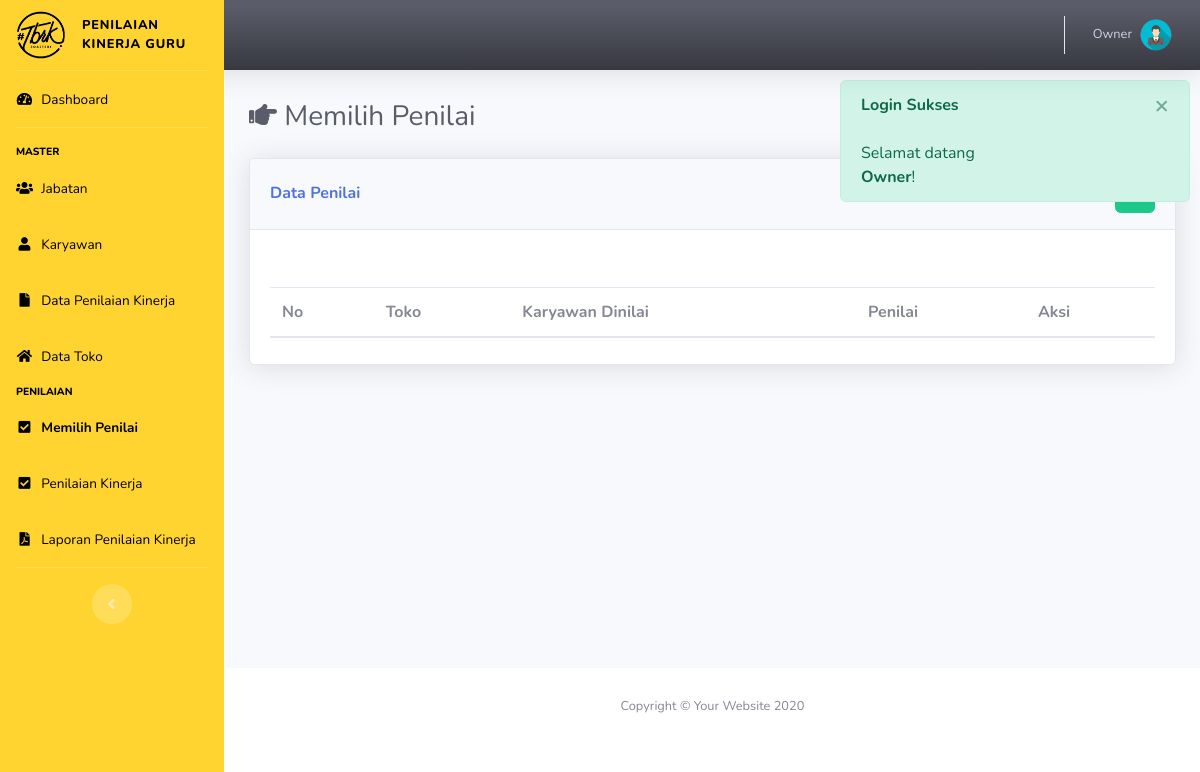
/index.php?p=memilihpen (signed in), run on an earlier commit of the app's database.
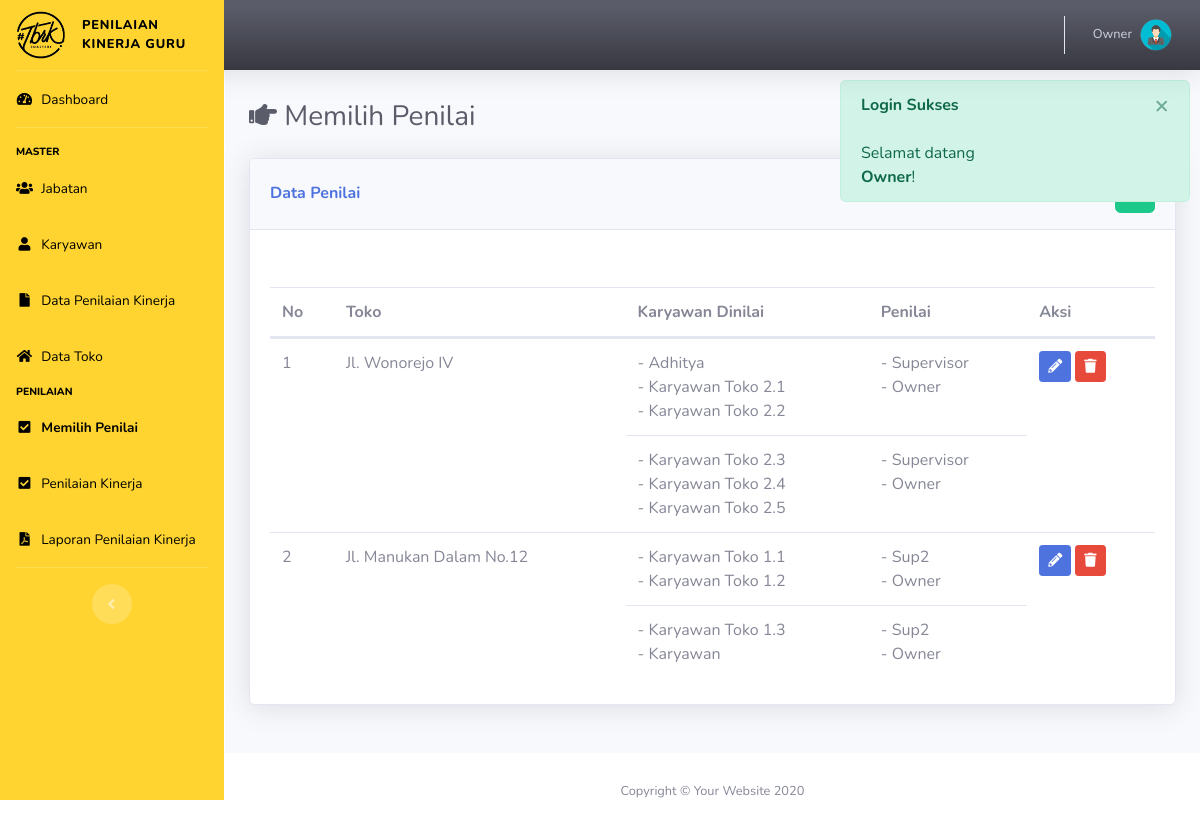
And on a later commit of the database.
### tables this page shows
CREATE TABLE IF NOT EXISTS `penilai` (
  `id_penilai` int(11) NOT NULL AUTO_INCREMENT,
  `id_periode` int(11) NOT NULL,
  `id_toko` int(11) NOT NULL,
  `grup` varchar(50) NOT NULL DEFAULT '',
  `sts` char(1) NOT NULL DEFAULT '',
  PRIMARY KEY (`id_penilai`),
  KEY `id_periode` (`id_periode`),
  KEY `id_toko` (`id_toko`),
  CONSTRAINT `FK_penilai_toko` FOREIGN KEY (`id_toko`) REFERENCES `toko` (`id_toko`) ON DELETE CASCADE ON UPDATE CASCADE,
  CONSTRAINT `fk_per1` FOREIGN KEY (`id_periode`) REFERENCES `periode` (`id_periode`) ON DELETE CASCADE ON UPDATE CASCADE
);

CREATE TABLE IF NOT EXISTS `toko` (
  `id_toko` int(11) NOT NULL AUTO_INCREMENT,
  `lokasi` varchar(50) NOT NULL,
  `setting_jml` varchar(50) NOT NULL,
  PRIMARY KEY (`id_toko`)
);

CREATE TABLE IF NOT EXISTS `grup_dinilai` (
  `id_grup` int(11) NOT NULL AUTO_INCREMENT,
  `id_penilai` int(11) NOT NULL,
  `id_kar` varchar(12) DEFAULT NULL,
  PRIMARY KEY (`id_grup`),
  KEY `id_penilai` (`id_penilai`),
  KEY `id_kar` (`id_kar`),
  CONSTRAINT `FK_grup_dinilai_karyawan` FOREIGN KEY (`id_kar`) REFERENCES `karyawan` (`id_kar`) ON DELETE CASCADE ON UPDATE CASCADE,
  CONSTRAINT `FK_grup_penilai_penilai` FOREIGN KEY (`id_penilai`) REFERENCES `penilai` (`id_penilai`) ON DELETE CASCADE ON UPDATE CASCADE
);

CREATE TABLE IF NOT EXISTS `karyawan` (
  `id_kar` varchar(12) NOT NULL,
  `id_jabatan` int(11) NOT NULL,
  `id_toko` int(11) NOT NULL,
  `password` varchar(12) NOT NULL,
  `nama` varchar(50) NOT NULL,
  `alamat` varchar(50) NOT NULL,
  `no_telp` varchar(50) NOT NULL,
  PRIMARY KEY (`id_kar`),
  KEY `id_jabatan` (`id_jabatan`),
  KEY `id_toko` (`id_toko`),
  CONSTRAINT `fk_jab1` FOREIGN KEY (`id_jabatan`) REFERENCES `jabatan` (`id_jabatan`) ON DELETE CASCADE ON UPDATE CASCADE,
  CONSTRAINT `fk_toko1` FOREIGN KEY (`id_toko`) REFERENCES `toko` (`id_toko`) ON DELETE CASCADE ON UPDATE CASCADE
);

CREATE TABLE IF NOT EXISTS `penilai_detail` (
  `id_penilai_detail` int(11) NOT NULL AUTO_INCREMENT,
  `id_penilai` int(11) NOT NULL,
  `id_kar` varchar(12) NOT NULL,
  PRIMARY KEY (`id_penilai_detail`),
  KEY `id_penilai` (`id_penilai`),
  KEY `id_kar` (`id_kar`),
  CONSTRAINT `FK_penilai_detail_karyawan` FOREIGN KEY (`id_kar`) REFERENCES `karyawan` (`id_kar`) ON DELETE CASCADE ON UPDATE CASCADE,
  CONSTRAINT `FK_penilai_detail_penilai` FOREIGN KEY (`id_penilai`) REFERENCES `penilai` (`id_penilai`) ON DELETE CASCADE ON UPDATE CASCADE
);

### config/koneksi.php (the view, shortened to what this page needs)
<?php
	function get_tahun_ajar_id()
	{
		$con = $GLOBALS['con'];
		$sql = "SELECT * FROM periode WHERE status_periode = 1";
		$q = mysqli_query($con, $sql);
		$row = mysqli_fetch_array($q);
		return $row['id_periode'];
	}
	function get_dinilai($con, $idp){
        $sql = "SELECT * FROM grup_dinilai a JOIN karyawan b ON a.id_kar = b.id_kar WHERE a.id_penilai = $idp";
        $q = mysqli_query($con, $sql);
        $txt = '';
        while($row = mysqli_fetch_array($q)){
            $txt .= "- $row[nama]<br>";
        }
        return $txt;
    }
    function get_penilai($con, $idp){
        $sql = "SELECT * FROM penilai_detail a JOIN karyawan b ON a.id_kar = b.id_kar WHERE a.id_penilai = $idp";
        $q = mysqli_query($con, $sql);
        $txt = '';
        while($row = mysqli_fetch_array($q)){
            $txt .= "- $row[nama]<br>";
        }
        return $txt;
    }
?>

### pages/memilihpen.php (shortened to what this page needs)
<div class="d-sm-flex align-items-center justify-content-between mb-4">
    <h1 class="h3 mb-0 text-gray-800"> <i class="fa fa-hand-point-right"></i> Memilih Penilai</h1>
</div>
<?php
	$ket = "Data";
?>
<div class="row row_angket">
	<div class="col mb-4">
		<div class="card shadow mb-4">
            <div class="card-header py-3 d-flex flex-row align-items-center justify-content-between">
                <h6 class="m-0 font-weight-bold text-primary"><?= ucfirst($ket); ?> Penilai</h6>
                <?php
                if(!isset($_GET['ket'])){
                ?>
                <div class="dropdown no-arrow">
                    <a href="index.php?p=memilihpen&ket=tambah" class="btn btn-success" data-toggle="tooltip" data-placement="top" title="Tambah Data"><i class="fa fa-plus"></i></a>
                </div>
            	<?php } ?>
            </div>
            <div class="card-body">
            <?php
            	if(!isset($form)):
            ?>
                <pre>
                <?php
                    $idper = get_tahun_ajar_id();
                    $sql = "SELECT *
                            FROM penilai a
                            JOIN toko b ON a.id_toko = b.id_toko
                            WHERE a.id_periode = $idper";
                    $q = mysqli_query($con, $sql);
                ?>
                </pre>
                <table class="table table-hover dataTable">
                    <thead>
                        <tr>
                            <th>No</th>
                            <th>Toko</th>
                            <th>Karyawan Dinilai</th>
                            <th>Penilai</th>
                            <th>Aksi</th>
                        </tr>
                    </thead>
                    <tbody>
                    <?php
                        $i=0;
                        $j=1;
                        while($row = mysqli_fetch_array($q)){
                    ?>
                        <tr>
                            <?php
                                if($j%2!=0){
                            ?>
                            <td rowspan="2"><?= ++$i; ?></td>
                            <td rowspan="2"><?= $row['lokasi']; ?></td>
                            <td><?= get_dinilai($con, $row['id_penilai']); ?></td>
                            <td><?= get_penilai($con, $row['id_penilai']); ?></td>
                            <td rowspan="2">
                                <a href="index.php?p=memilihpen&ket=ubah&idt=<?= $row['id_toko'] ?>" class="btn btn-sm btn-primary" data-toggle="tooltip" data-placement="top" title="Ubah Data"><i class="fa fa-pencil-alt"></i></a>
                                <button type="button" class="btn btn-sm btn-danger btn-hapus" data-id="<?= $row['id_toko'] ?>" data-toggle="tooltip" data-placement="top" title="Hapus">
                                    <i class="fa fa-trash"></i>
                                </button>
                            </td>
                            <?php
                                }else{
                            ?>
                            <td><?= get_dinilai($con, $row['id_penilai']); ?></td>
                            <td><?= get_penilai($con, $row['id_penilai']); ?></td>
                            <?php
                                }
                            ?>
                        </tr>
                    <?php
                        $j++;
                        }
                    ?>
                    </tbody>
                </table>
            	<?php endif; ?>
            </div>
        </div>
    </div>
</div>

What changed in the data, as far as the page shows it:
added penilai: id_toko.lokasi "Jl. Wonorejo IV"
added grup_dinilai: id_kar.nama "Adhitya", shown under "Jl. Wonorejo IV"
added grup_dinilai: id_kar.nama "Karyawan Toko 2.1", shown under "Jl. Wonorejo IV"
added grup_dinilai: id_kar.nama "Karyawan Toko 2.2", shown under "Jl. Wonorejo IV"
added penilai_detail: id_kar.nama "Supervisor", shown under "Jl. Wonorejo IV"
added penilai_detail: id_kar.nama "Owner", shown under "Jl. Wonorejo IV"
added grup_dinilai: id_kar.nama "Karyawan Toko 2.3"
added grup_dinilai: id_kar.nama "Karyawan Toko 2.4"
added grup_dinilai: id_kar.nama "Karyawan Toko 2.5"
added penilai_detail: id_kar.nama "Supervisor"
added penilai_detail: id_kar.nama "Owner"
added penilai: id_toko.lokasi "Jl. Manukan Dalam No.12"
added grup_dinilai: id_kar.nama "Karyawan Toko 1.1", shown under "Jl. Manukan Dalam No.12"
added grup_dinilai: id_kar.nama "Karyawan Toko 1.2", shown under "Jl. Manukan Dalam No.12"
added penilai_detail: id_kar.nama "Sup2", shown under "Jl. Manukan Dalam No.12"
added penilai_detail: id_kar.nama "Owner", shown under "Jl. Manukan Dalam No.12"
added grup_dinilai: id_kar.nama "Karyawan Toko 1.3"
added grup_dinilai: id_kar.nama "Karyawan"
added penilai_detail: id_kar.nama "Sup2"
added penilai_detail: id_kar.nama "Owner"
